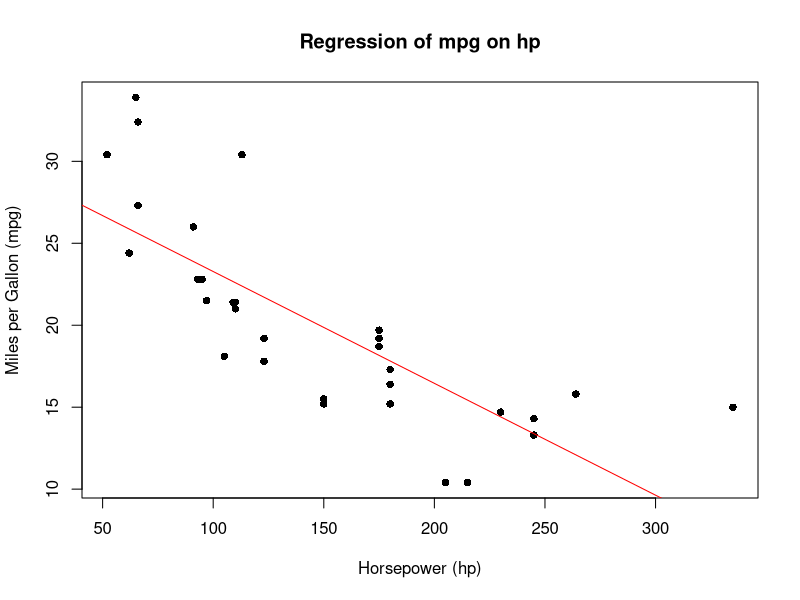
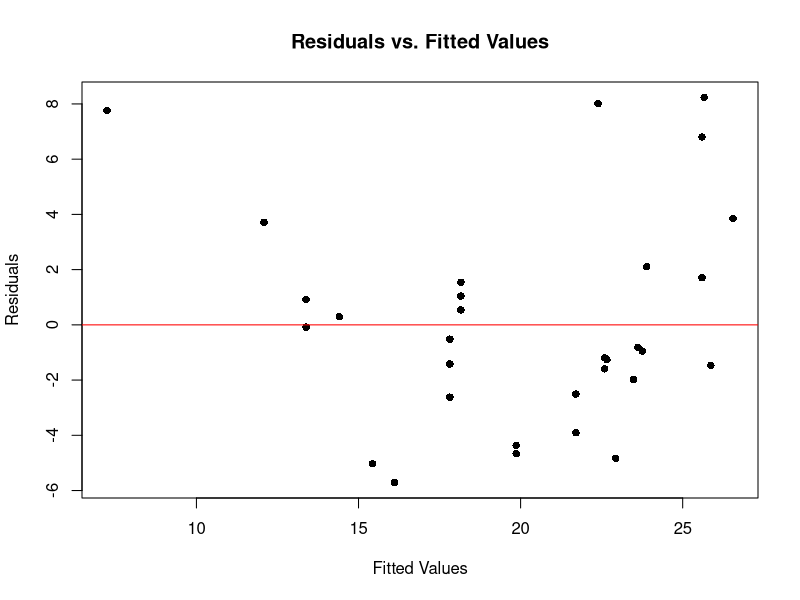
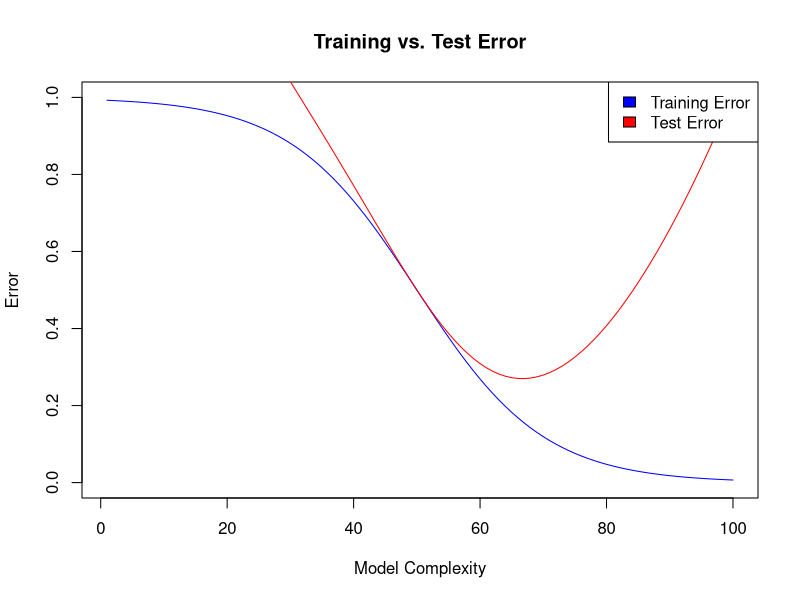
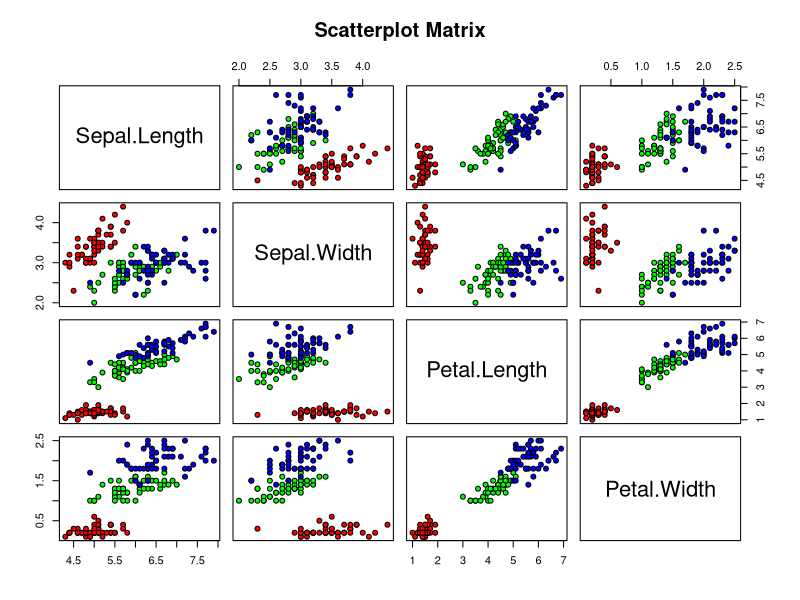
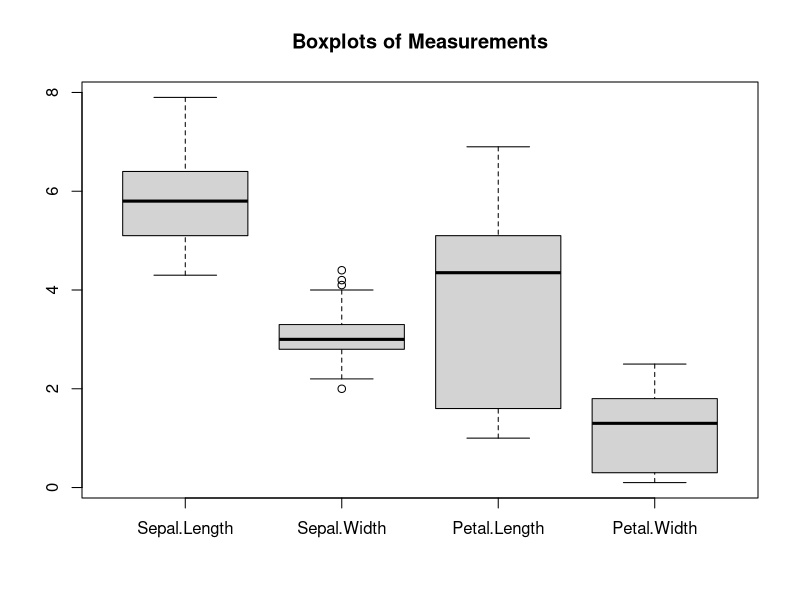

Generate these figures, in order, with R:
## ---- chunk 1
data("mtcars")
## ---- chunk 2
# Fit the model
model_a <- lm(mpg ~ hp, data=mtcars)

# Plot the data and the regression line
plot(mtcars$hp, mtcars$mpg, main="Regression of mpg on hp", 
     xlab="Horsepower (hp)", ylab="Miles per Gallon (mpg)", pch=16)

# Adds the regression line to the plot
abline(model_a, col="red")  
## ---- chunk 3
summary(model_a)$r.squared

#The R2 of this regression is 0.602
## ---- chunk 4

# Calculate residuals and predicted values
residuals <- model_a$residuals
fitted_values <- model_a$fitted.values

# Plot residuals vs. fitted values
plot(fitted_values, residuals, main="Residuals vs. Fitted Values",
     xlab="Fitted Values", ylab="Residuals", pch=16)

# Adds a horizontal line at zero
abline(h=0, col="red")  

#Based On the plot below shows, the data appear to be linear. Through the common method of plotting the residuals versus the predicted values (or the independent variable). It seen as the  residuals to be randomly scattered around zero without any clear pattern, thus the relationship is approximately linear.

## ---- chunk 5
mtcars$log_hp <- log(mtcars$hp)
model_log <- lm(mpg ~ log_hp, data=mtcars)

# Check the new R²
summary(model_log)$r.squared

#Use 

model_poly <- lm(mpg ~ hp + I(hp^2), data=mtcars)

# Check the new R²
summary(model_poly)$r.squared

# Based on the increase in R^2 value when using the log transformation of horsepower, it suggests that the log transformation of hp indeed improved the model fit to the data. The R² value increased from 72.04% to 75.61%, which indicates that the log-transformed model explains more of the variability in mpg than the original model.

# In conclusion, while the log transformation improved the R², it's essential to consider other diagnostic plots and tests to ensure that the assumptions of linear regression are met.

## ---- chunk 6
# Create a sequence of model complexities (e.g., number of features, polynomial degree, etc.)
complexities <- seq(1, 100, by=1)

# Generate hypothetical training and test error data based on the general trend
train_error <- 1 / (1 + exp(0.1 * (complexities - 50)))
test_error <- train_error + (complexities - 50)^2 / 2500

# Plot the errors
plot(complexities, train_error, type="l", col="blue", ylim=c(0,1), 
     ylab="Error", xlab="Model Complexity", main="Training vs. Test Error")
lines(complexities, test_error, col="red")
legend("topright", legend=c("Training Error", "Test Error"), fill=c("blue", "red"))

# The blue line represents training error.
# The red line represents test error.
# The plot shows that as model complexity increases, training error generally decreases. Meanwhile, test error decreases at first but then starts to increase, indicating overfitting.

# Keep in mind that this is a hypothetical representation to demonstrate the concept. In real-world scenarios, the exact shape and behavior of these curves would depend on the specific data and models used.
## ---- chunk 7

# Load the "iris" dataset
data(iris)

# EDA
summary(iris)
pairs(iris[, 1:4], main="Scatterplot Matrix", pch=21, bg=c("red", "green", "blue")[unclass(iris$Species)])
boxplot(iris[,1:4], main="Boxplots of Measurements")


## ---- chunk 8
# Setting a seed for reproducibility
set.seed(123)
# Splitting the dataset into 70% train and 30% test.
train_indices <- sample(1:nrow(iris), nrow(iris)*0.7)
train_set <- iris[train_indices, ]
test_set <- iris[-train_indices, ]

## ---- chunk 9
# Load the 'class' library
library(class)

# Predict species with k = 3
k3_pred <- knn(train=train_set[,1:4], test=test_set[,1:4], cl=train_set$Species, k=3)

# Predict species with k = 5
k5_pred <- knn(train=train_set[,1:4], test=test_set[,1:4], cl=train_set$Species, k=5)

# Predict species with k = 7
k7_pred <- knn(train=train_set[,1:4], test=test_set[,1:4], cl=train_set$Species, k=7)


## ---- chunk 10
# Using caret for cross-validation
library(caret)
library(ggplot2)

# Define training control
train_control <- trainControl(method="cv", number=10)  # 10-fold CV

# Training model with train function (it will try different values of k)
model <- train(Species ~ ., data=train_set, method="knn", trControl=train_control, tuneGrid=data.frame(k=c(3,5,7)))

# Best k
best_k <- model$bestTune$k

## ---- chunk 11
# Using the best k for prediction
final_pred <- knn(train=train_set[,1:4], test=test_set[,1:4], cl=train_set$Species, k=best_k)

# Misclassified observations
misclassified <- sum(final_pred != test_set$Species)
correctly_classified_percentage <- (nrow(test_set) - misclassified) / nrow(test_set) * 100


